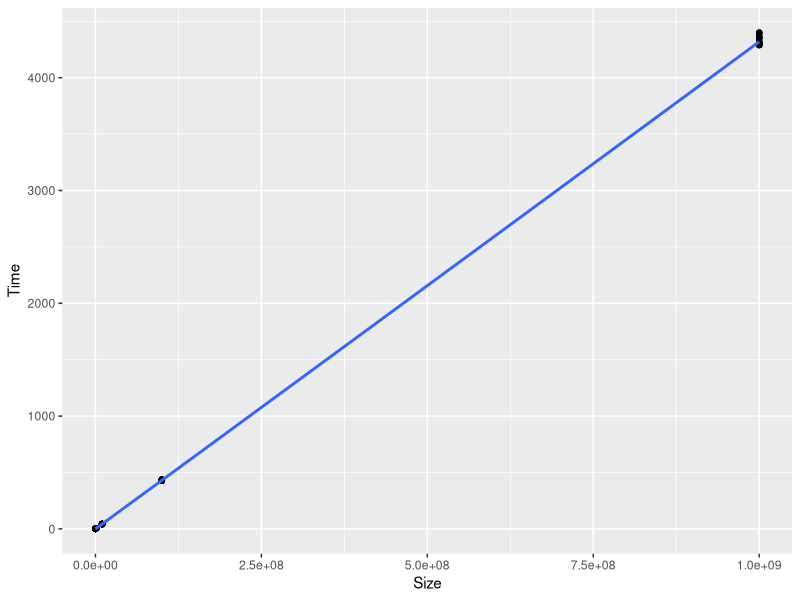

Write the R code that produced this figure.
## ---- chunk 1
library(tidyverse)
## ---- chunk 2
Shared = read.csv("Shared.txt")
#add row 100000000, 429.183717

Shared = rbind(Shared, c(100000000, 429.183717))
#rename columns
colnames(Shared) = c("Size", "Time")
Shared 

## ---- chunk 3
#plot the data
Shared %>%
  group_by(Size) %>%
  summarise(Time = mean(Time),
            n = n()) %>%
  arrange(n) 

Shared %>%
  ggplot(aes(x = Size, y = Time)) + geom_point() + geom_smooth() 


lm(Time ~ Size, data = Shared) %>% summary()

## ---- chunk 4

## ---- chunk 5

## ---- chunk 6

## ---- chunk 7

